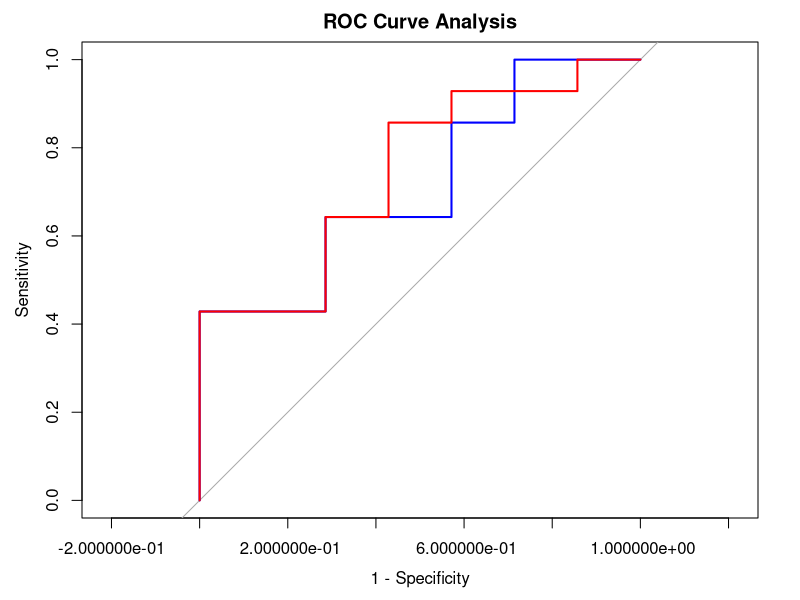

Write R code to recreate this figure.
# Load necessary libraries
library(pROC)

# Read the data DATA MODIFIKASI FRAGMENTASI LAHAN MENJADI 0
data_smg <- read.table(text = "
Kelurahan Kode Kemarau Hujan
Cisaranten_Kulon	0	0.592657429533	0.548266271558
Ciumbuleuit	0	0.565610910298	0.584427749331
Lagadar	0	0.506970341091	0.544719508867
Mandalajati	1	0.508246308709	0.517123646243
Nanjung	0	0.540551235908	0.582804248048
Palasari	0	0.502049492188	0.508048150193
Pasirjati	0	0.524570335566	0.517981160638
Sayang	1	0.537901209889	0.521587106451
Sukapura	0	0.526346855335	0.538537322067
Babakan_Ciparay	1	0.387303491558	0.426656335347
Babakanasih	1	0.296797290408	0.344294927996
Babakansari	1	0.402867274511	0.407041552413
Cibadak	1	0.31622671886	0.357484561385
Cibuntu	1	0.362870480738	0.398815282745
Cihaurgeulis	1	0.392058158155	0.421709465843
Cisurupan	1	0.558060239755	0.566183890494
Citarum	1	0.4797738189	0.495239245972
Jatisari	1	0.52376553665	0.494248102537
Kebonjeruk	1	0.348985415957	0.390165258495
Kebonpisang	1	0.368278406527	0.397163956209
Kebonwaru	0	0.39134858897	0.417691300596
Lebakgede	1	0.466756248841	0.482559067398
Malabar	1	0.429800189992	0.450082967943
Mekarmulya	1	0.483166177122	0.490484226843
Mengger	1	0.523341813692	0.538664981566
Pasawahan	1	0.342629169896	0.375659666696
Sadangserang	1	0.354452521267	0.388915940398
Sukagalih	1	0.4888155486	0.511299410377
Sukamaju	0	0.390295654875	0.419210252036
Turangga	1	0.42311592959	0.439601608726
", header = TRUE)

# Split the data into training and testing sets
set.seed(99)
trainIndex_smg <- sample(1:nrow(data_smg), 0.7 * nrow(data_smg))
trainData_smg <- data_smg[trainIndex_smg, ]
testData_smg <- data_smg[-trainIndex_smg, ]

# Perform ROC AUC analysis
roc_kemarau_smg <- roc(trainData_smg$Kode, trainData_smg$Kemarau)
roc_hujan_smg <- roc(trainData_smg$Kode, trainData_smg$Hujan)

testData_smg

# Plot ROC curves
plot(roc_kemarau_smg, col = "blue", main = "ROC Curve Analysis", legacy.axes = TRUE)
plot(roc_hujan_smg, col = "red", add = TRUE, legacy.axes = TRUE)

# Display cutoff values for "Kemarau"
coords(roc_kemarau_smg, "best", ret = c("threshold", "accuracy"))

# Display cutoff values for "Hujan"
coords(roc_hujan_smg, "best", ret = c("threshold", "accuracy"))

roc_kemarau_smg
roc_hujan_smg




